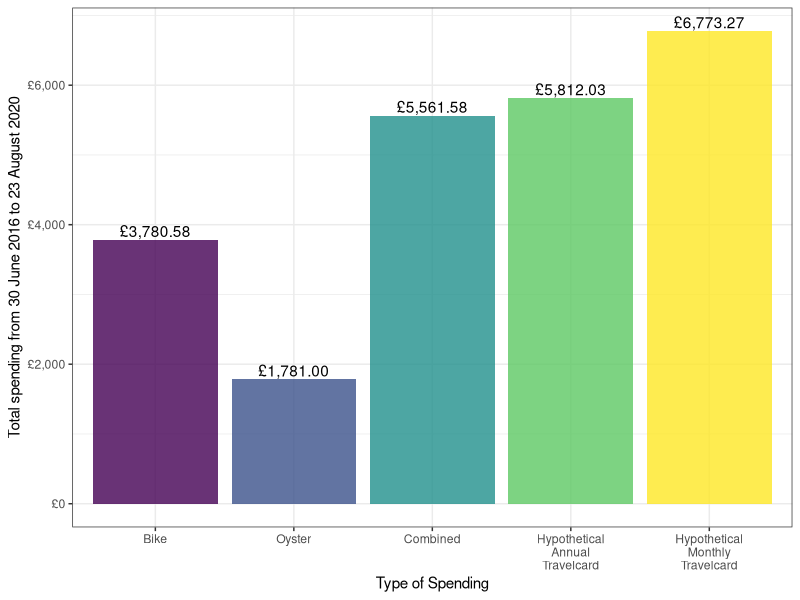
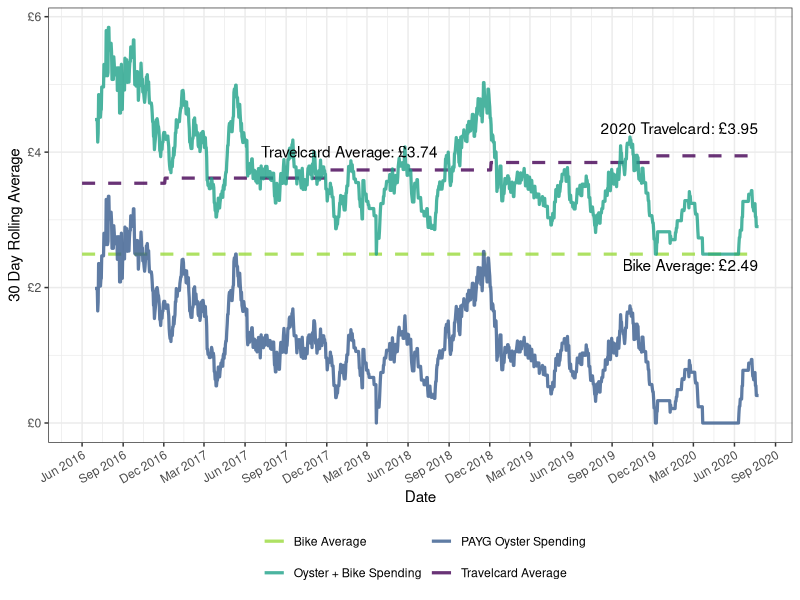
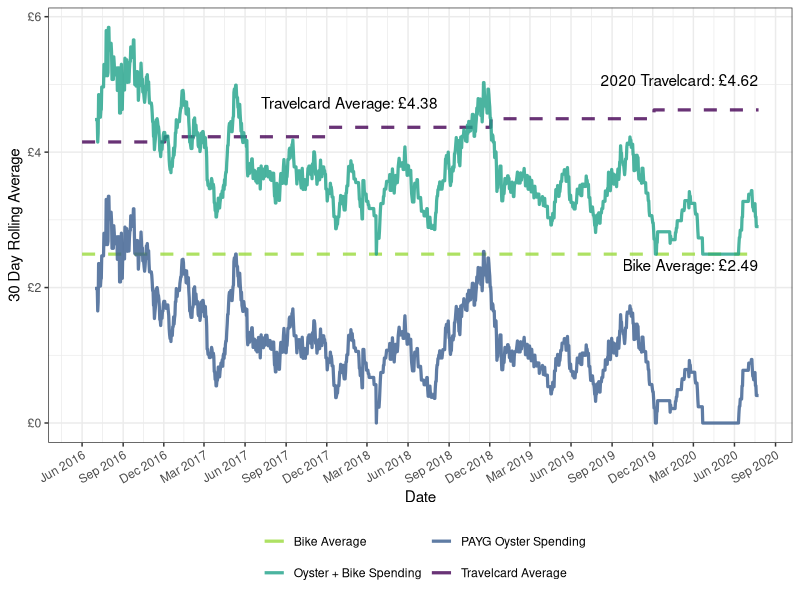
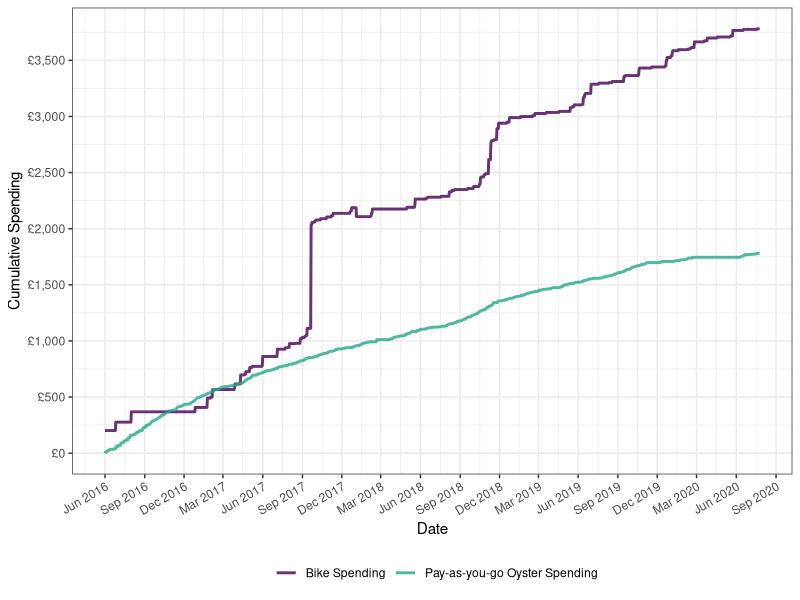
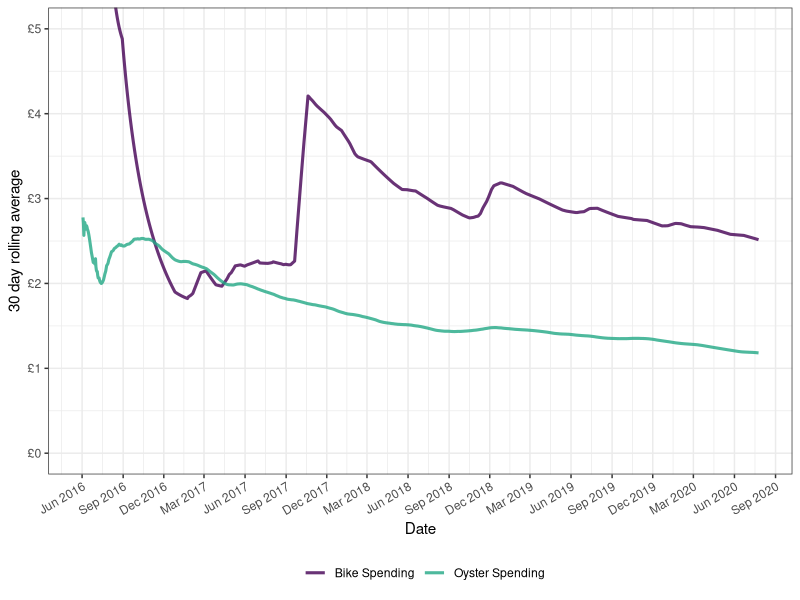
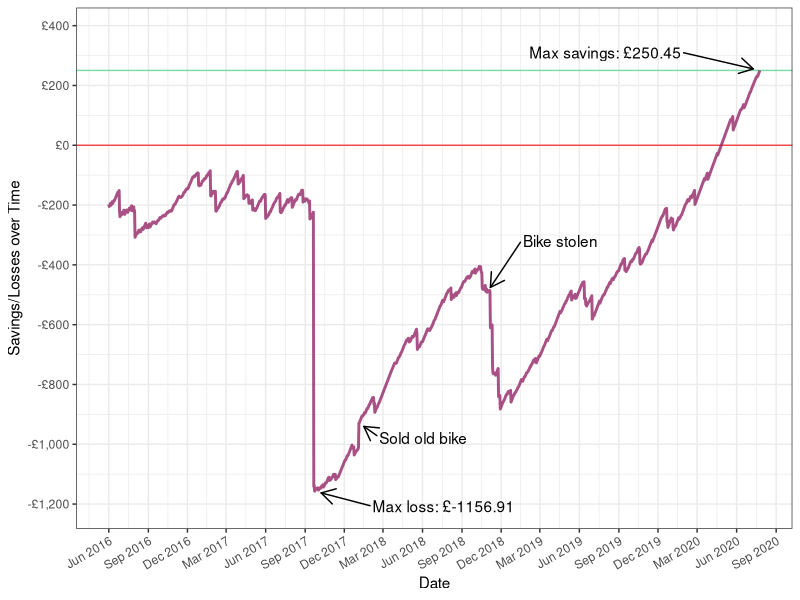
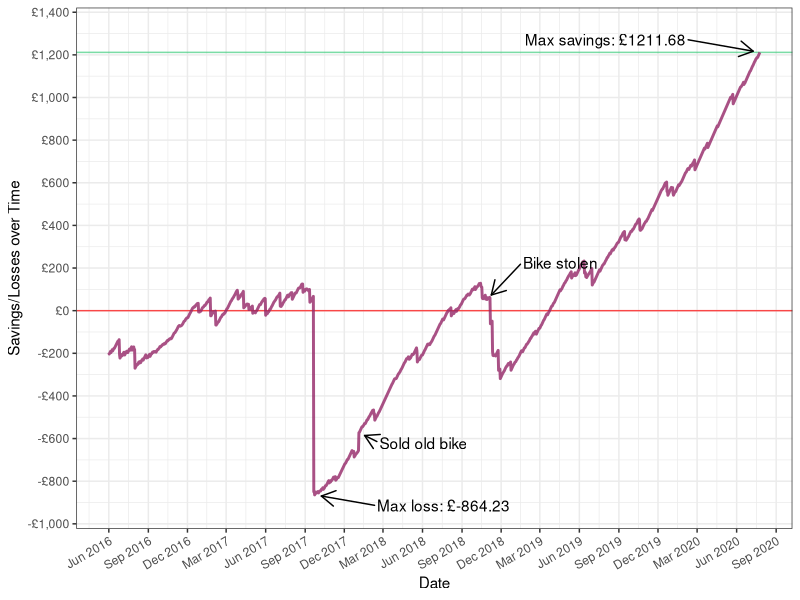

The R script that drew these images, in order:
## ---- chunk 1
knitr::opts_chunk$set(
  collapse = TRUE,
  comment = "#>",
  message = FALSE,
  warning=FALSE,
  echo=FALSE, 
  fig.topcaption=TRUE
)
## ---- chunk 2
library(readr)
library(dplyr)
library(tidyr)

bike_data_full <- read_csv("cycling-data/cycling_oyster_data.csv",
                           col_types = cols(
                             date = col_date(format = "%Y-%m-%d"))
)

bike_data_full <- bike_data_full %>%
  mutate(
mon_oyster_per_day = case_when(
  date <= "2017-01-01" ~ 124.50/30,
  date <= "2018-01-01" ~ 126.80/30,
  date <= "2019-01-01" ~ 131.00/30,
  date <= "2020-01-01" ~ 134.80/30,
  date <= "2021-01-01" ~ 138.70/30
  ),
annual_oyster_per_day = case_when(
    date <= "2017-01-01" ~ 1296/366,
    date <= "2018-01-01" ~ 1320/365,
    date <= "2019-01-01" ~ 1364/365,
    date <= "2020-01-01" ~ 1404/365,
    date <= "2021-01-01" ~ 1444/366
  ),
insurance = case_when(
  date >= "2020-08-17" ~ 0,
  date >= "2018-12-17" & substr(date, 9, 11) == "17" ~ 112/12,
  date >= "2018-06-18" & substr(date, 9, 11) == "17" ~ 101.80/12,
  TRUE ~ 0),
bike = bike + insurance) %>%
  gather(key=travelcard_type, value = travelcard_day, 
         -date, -bike, -oyster, -fines, -insurance) %>%
  group_by(travelcard_type) %>%
  mutate(gain_loss = cumsum(travelcard_day) - 
           (cumsum(bike) + cumsum(oyster)) + cumsum(fines)) %>%
  ungroup()
## ---- chunk 3
library(zoo)
library(broom)

t_sum <- bike_data_full %>%
  group_by(travelcard_type) %>%
  summarise(Bike = sum(bike),
            Oyster = sum(oyster),
            `Hypothetical Travelcard` = sum(travelcard_day, fines)) %>%
  mutate(Combined = Bike + Oyster) %>% 
  gather(key = "key", value = "value", -travelcard_type) %>% 
  distinct(key, value, .keep_all = TRUE) %>%
  mutate(
    key = if_else(travelcard_type=="mon_oyster_per_day", 
                  "Hypothetical Monthly Travelcard", key),
    key = recode(key,
                 "Hypothetical Travelcard" = "Hypothetical Annual Travelcard"),
    key = factor(key, levels=c("Bike", "Oyster", "Combined", 
                               "Hypothetical Annual Travelcard",
                               "Hypothetical Monthly Travelcard")))
## ---- chunk 4
library(ggplot2)
library(ggrepel)
theme_set(theme_bw())

p1 <- ggplot(t_sum, aes(x = key, y = value, fill = key, label = value)) +
  geom_bar(stat = "identity", position = position_dodge(width = 0.5), 
           alpha = 0.8) +
  geom_text(aes(y = value + 0.1, 
                label = paste0("£", format(round(value, 2),
                                           big.mark = ",", nsmall = 2))),
            position = position_dodge(0.9),
            vjust = -0.25) +
  scale_y_continuous(
    labels = scales::dollar_format(prefix = "£"),
    name = "Total spending from 30 June 2016 to 23 August 2020") +
  scale_x_discrete(name = "Type of Spending",
                   labels = scales::wrap_format(10)) +
  scale_fill_viridis_d(option = "D") + 
  theme(legend.position = "")

p1
## ---- chunk 5
bike_average <- mean(bike_data_full$bike)

bike_data_full <- bike_data_full %>% 
  mutate(bike_avg = mean(bike))

bd_annual <- bike_data_full %>%
  filter(travelcard_type == "annual_oyster_per_day")

bd_mon <- bike_data_full %>%
  filter(travelcard_type == "mon_oyster_per_day")
    
label_df2 <- tibble(
      label = c(paste0("Bike Average: £",
                       format(round(bike_average, 2), nsmall = 2)),
                paste0("Travelcard Average: £", format(
                  round(mean(bd_mon$travelcard_day), 2),
                  nsmall = 2)),
                paste0("Travelcard Average: £", format(
                  round(mean(bd_annual$travelcard_day), 2),
                  nsmall = 2)),
                paste0("2020 Travelcard: £", format(
                  round(max(bd_mon$travelcard_day), 2),
                  nsmall = 2)),
                paste0("2020 Travelcard: £", format(
                  round(max(bd_annual$travelcard_day), 2),
                  nsmall = 2))
                ),
      travelcard = c(NA, "mon", "annual", "mon", "annual"),
      date = c(max(bike_data_full$date), rep(mean(bike_data_full$date), 2),
               rep(max(bike_data_full$date), 2)),
      value = c(bike_average, 
                mean(bd_mon$travelcard_day),
                mean(bd_annual$travelcard_day),
                max(bd_mon$travelcard_day),
                max(bd_annual$travelcard_day)),
      hjust = c(rep(1, 5)),
      vjust = c(1.4, rep(-0.5, 4))
    )
    
bike_data2 <- bike_data_full %>% 
  group_by(travelcard_type) %>%
      mutate(
        oyster = as.numeric(
          rollmean(zoo(oyster, date), 30, fill = list(NA, NULL, NA),
                   align = "right")
          ),
        bike_oyster = bike_avg + oyster) %>%
      pivot_longer(cols = c("travelcard_day", "bike_avg"),
                   names_to = "line_label", values_to = "line_value") %>% 
      pivot_longer(cols = c("oyster", "bike_oyster"),
                   names_to = "smooth_label", values_to = "smooth_value") %>%
      mutate(smooth_label = recode(smooth_label,
                                  "oyster" = "PAYG Oyster Spending",
                                  "bike_oyster" = "Oyster + Bike Spending"),
             line_label = recode(line_label,
                                 "bike_avg" = "Bike Average",
                                 "travelcard_day" = "Travelcard Average"))

## ---- chunk 6

p2_annual <- ggplot(bike_data2 %>%
                      filter(travelcard_type == "annual_oyster_per_day"),
                    aes(x = date)) +
  geom_line(aes(y = line_value, col = line_label, linetype = line_label), 
            size = 1.1) + 
  geom_line(aes(y = smooth_value, col = smooth_label, linetype = smooth_label),
            size = 1.1) + 
  scale_colour_viridis_d("", direction = -1, end = 0.85, alpha = 0.8) + 
  scale_x_date(name = "Date", 
               breaks = seq(as.Date("2016-06-30"), 
                            as.Date(max(bike_data2$date)) + 60,
                            by = "3 months"),
               date_labels = "%b %Y") +
  scale_y_continuous(name = "30 Day Rolling Average",
                     labels = scales::dollar_format(prefix = "£")) +
  guides(col = guide_legend(nrow = 2, bycol = TRUE)) +
  geom_text(aes(x = date, y = value, label = label),
            data = label_df2 %>% filter(travelcard != "mon"| is.na(travelcard)),
            hjust = c(1, 0.9, 1), vjust = c(1.4, -1, -1.8))  +
  scale_linetype_manual(values = c("dashed", "solid", "solid", "dashed"), 
                        guide = FALSE) +
  theme(legend.position = "bottom",
        axis.text.x = element_text(angle = 30, hjust = 1)
        )

p2_annual
## ---- chunk 7

p2_mon <- ggplot(bike_data2 %>%
                      filter(travelcard_type == "mon_oyster_per_day"),
                    aes(x = date)) +
  geom_line(aes(y = line_value, col = line_label, linetype = line_label), 
            size = 1.1) + 
  geom_line(aes(y = smooth_value, col = smooth_label, linetype = smooth_label),
            size = 1.1) + 
  scale_colour_viridis_d("", direction = -1, end = 0.85, alpha = 0.8) + 
  scale_x_date(name = "Date", 
               breaks = seq(as.Date("2016-06-30"), 
                            as.Date("2020-08-23") + 60,
                            by = "3 months"),
               date_labels = "%b %Y") +
  scale_y_continuous(name = "30 Day Rolling Average",
                     labels = scales::dollar_format(prefix = "£")) +
  guides(col = guide_legend(nrow = 2, bycol = TRUE)) +
  geom_text(aes(x = date, y = value, label = label),
            data = label_df2 %>%
              filter(travelcard != "annual"| is.na(travelcard)),
            hjust = c(1, 0.9, 1), vjust = c(1.4, -1.5, -2))  +
  scale_linetype_manual(values = c("dashed", "solid", "solid", "dashed"), 
                        guide = FALSE) +
  theme(legend.position = "bottom",
        axis.text.x = element_text(angle = 30, hjust = 1)
        )

p2_mon
## ---- chunk 8
    
bike_melt <- bike_data_full %>%
  select(date:bike) %>%
  gather(spend_type, value, -date) %>%
  distinct() %>%
  group_by(spend_type) %>%
  arrange(date) %>%
  mutate(spending = cumsum(value))
    
p3 <- ggplot(bike_melt) +
  geom_line(aes(x = date, y = spending, col = spend_type), 
            size = 1, alpha = 0.8) +
  scale_y_continuous(name = "Cumulative Spending",
                     breaks = seq(0, 5000, by = 500), 
                     labels = scales::dollar_format(prefix = "£")) +
  scale_x_date(name = "Date",
               breaks = seq(as.Date("2016-06-30"), as.Date("2020-08-23") + 60,
                            by="3 months"),
               date_labels = "%b %Y") +
  scale_color_viridis_d(end = 0.6, 
                        labels = c("Bike Spending",
                                   "Pay-as-you-go Oyster Spending"),
                        name = "") +
  theme(legend.position = "bottom",
        axis.text.x = element_text(angle = 30, hjust = 1)
      )
    
p3
    
## ---- chunk 9
    
    bike_data <- bike_data_full %>%
      select(date:bike) %>%
      distinct() 

    bike_roll <- bike_data %>% 
      mutate(
        bike = cumsum(bike)/as.numeric(date - as.Date("2016-06-29")),
        oyster = cumsum(oyster)/as.numeric(date - as.Date("2016-06-29")),
        oyster = as.numeric(
          rollapply(data = zoo(oyster, date), width = 30, FUN = mean,
                   fill = list(NA, NULL, NA), align = "right", partial = 3)
        ),
        bike = as.numeric(
          rollapply(data = zoo(bike, date), width = 30, FUN = mean,
                    fill = list(NA, NULL, NA), align = "right", partial = 3)
        )) %>% 
      pivot_longer(cols = c(bike, oyster), 
                   values_to = "spending", names_to = "type")

p4 <- ggplot(bike_roll) +
  geom_line(aes(x = date, y = spending, group = type, col = type),
                size = 1.05) +
  coord_cartesian(ylim=c(0, 5)) + 
  scale_y_continuous(name = "30 day rolling average",
                     labels = scales::dollar_format(prefix = "£")) +
  scale_x_date(name = "Date",
               breaks = seq(as.Date("2016-06-30"), as.Date("2020-08-23") + 60,
                            by="3 months"),
               date_labels = "%b %Y") +
  scale_color_viridis_d(end = 0.6, alpha = 0.8, 
                        labels = c("Bike Spending", "Oyster Spending")) +
  theme(legend.position = "bottom",
        axis.text.x = element_text(angle = 30, hjust = 1)) + 
  labs(col = "") 
    
p4
    
## ---- chunk 10
label_df5 <- tibble(
  label = c(paste0("Max savings: £", sprintf("%.2f", max(bd_annual$gain_loss))),
            paste0("Max loss: £", sprintf("%.2f", min(bd_annual$gain_loss))),
            "Sold old bike", "Bike stolen",
            paste0("Max savings: £", sprintf("%.2f", max(bd_mon$gain_loss))),
            paste0("Max loss: £", sprintf("%.2f", min(bd_mon$gain_loss))),
            "Sold old bike", "Bike stolen"),
  date = c(bd_annual$date[bd_annual$gain_loss == max(bd_annual$gain_loss)],
           bd_annual$date[bd_annual$gain_loss == min(bd_annual$gain_loss)],
           as.Date("2018-02-02"), as.Date("2018-11-28"),
           bd_mon$date[bd_mon$gain_loss == max(bd_mon$gain_loss)],
           bd_mon$date[bd_mon$gain_loss == min(bd_mon$gain_loss)],
           as.Date("2018-02-02"), as.Date("2018-11-28")),
  value = c(max(bd_annual$gain_loss), min(bd_annual$gain_loss),
            bd_annual$gain_loss[bd_annual$date == as.Date("2018-02-02")],
            bd_annual$gain_loss[bd_annual$date == as.Date("2018-11-28")],
            max(bd_mon$gain_loss), min(bd_mon$gain_loss),
            bd_mon$gain_loss[bd_mon$date == as.Date("2018-02-02")],
            bd_mon$gain_loss[bd_mon$date == as.Date("2018-11-28")]
            ),
  type = c(rep("annual", 4), rep("mon", 4))
)

## ---- chunk 11
    
p5_annual <- ggplot(bike_data_full %>%
                      filter(travelcard_type == "annual_oyster_per_day")) +
  geom_hline(yintercept = 0, colour = "red", size = 0.5, alpha = 0.7) +
  geom_hline(yintercept = max(bd_annual$gain_loss), colour = "seagreen3",
             size = 0.5, alpha = 0.7) +
  geom_line(aes(x = date, y = gain_loss), size = 1, 
            colour = "#932667", alpha = 0.8) + 
  geom_text_repel(aes(x = date, y = value, label = label),
                  data = label_df5 %>% filter(type=="annual"),
                  nudge_y = c(60, -50, -50, 170), 
                  nudge_x = c(-360, 300, 150, 170),
                  force = 10, direction = "both", 
                  arrow = arrow(length = unit(0.03, "npc")),
                  point.padding = 0.5)  +
  scale_y_continuous(name = "Savings/Losses over Time",
                     labels = scales::dollar_format(prefix = "£"),
                     breaks = seq(-1200, 1500, by = 200),
                     expand = expansion(mult = c(0.05, 0), add = c(0, 150))) +
  scale_x_date(name = "Date",
               breaks = seq(as.Date("2016-06-30"), as.Date("2020-08-23") + 60,
                            by="3 months"),
               date_labels = "%b %Y") +
  scale_color_manual(values = c("#932667"), labels = c("Bike Spending")) +
  theme(legend.position = "bottom", 
        axis.text.x = element_text(angle = 30, hjust = 1))
    
p5_annual
## ---- chunk 12
    
p5_mon <- ggplot(bike_data_full %>%
                      filter(travelcard_type == "mon_oyster_per_day")) +
  geom_hline(yintercept = 0, colour = "red", size = 0.5, alpha = 0.7) +
  geom_hline(yintercept = max(bd_mon$gain_loss), colour = "seagreen3",
             size = 0.5, alpha = 0.7) +
  geom_line(aes(x = date, y = gain_loss), size = 1, 
            colour = "#932667", alpha = 0.8) + 
  geom_text_repel(aes(x = date, y = value, label = label),
                  data = label_df5 %>% filter(type=="mon"),
                  nudge_y = c(60, -50, -50, 170),
                  nudge_x = c(-360, 300, 150, 170),
                  force = 10, direction = "both", 
                  arrow = arrow(length = unit(0.03, "npc")),
                  point.padding = 0.5)  +
  scale_y_continuous(name = "Savings/Losses over Time",
                     labels = scales::dollar_format(prefix = "£"),
                     breaks = seq(-1200, 1500, by = 200),
                     expand = expansion(mult = c(0.05, 0), add = c(0, 150))) +
  scale_x_date(name = "Date",
               breaks = seq(as.Date("2016-06-30"), as.Date("2020-08-23") + 60,
                            by="3 months"),
               date_labels = "%b %Y") +
  scale_color_manual(values = c("#932667"), labels = c("Bike Spending")) +
  theme(legend.position = "bottom", 
        axis.text.x = element_text(angle = 30, hjust = 1))
    
p5_mon
